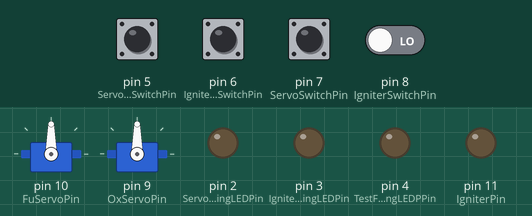
The program below on a simulated Arduino Uno, built with avr-gcc and run on an emulated ATmega328P. Shown: 2 × servo, output pins drawn as LEDs (lit = HIGH). The test bench sets the inputs (shaded band); at power-on: pin 5 (ServoArmingSwitchPin), pin 6 (IgniterArmingSwitchPin), pin 7 (ServoSwitchPin), pin 8 (IgniterSwitchPin) LOW. What the program prints to the serial monitor is not drawn.

Above: at 2.7 s.
2.8 s: pin 5 (ServoArmingSwitchPin) pulled HIGH for 0.15 s
At 2.87 s:
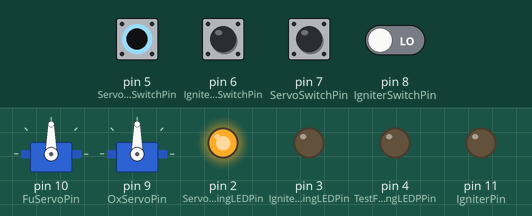
4.4 s: pin 6 (IgniterArmingSwitchPin) pulled HIGH for 0.15 s
At 4.47 s:
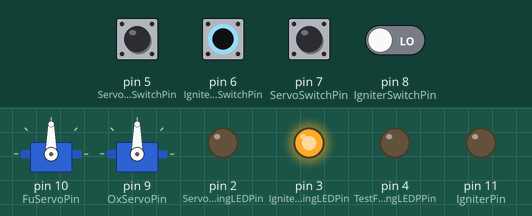
6.0 s: pin 6 (IgniterArmingSwitchPin) pulled HIGH for 3.2 s
At 10.1 s:
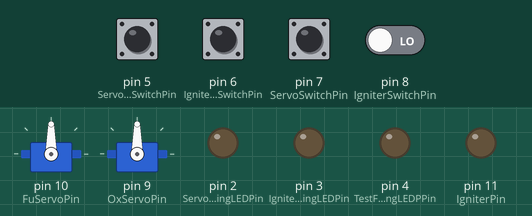
10.7 s: pin 6 (IgniterArmingSwitchPin) driven HIGH and pin 8 (IgniterSwitchPin) driven HIGH
At 11.3 s:
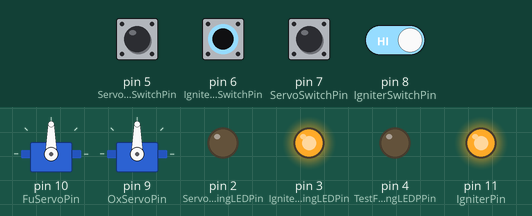
12.2 s: pin 6 (IgniterArmingSwitchPin) driven LOW
At 12.6 s:
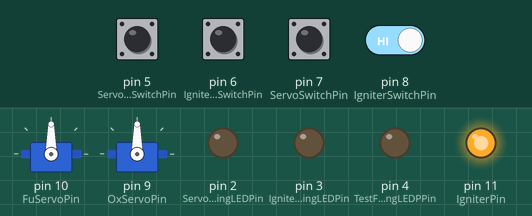
13.7 s: pin 5 (ServoArmingSwitchPin) pulled HIGH for 1 s
At 14.5 s:
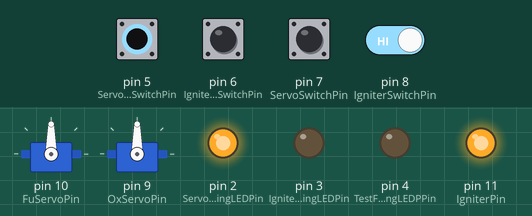
Timing chart, 0 to 16.7 s (numbered marks = the images above; inputs shaded):
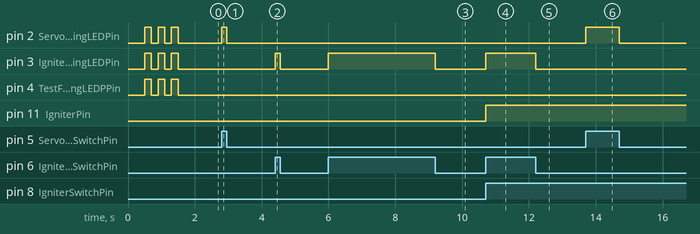

Measured:
- after the input at 2.8 s, pin 2 (ServoArmingLEDPin): LOW → HIGH at once, → LOW 0.15 s later
- after the input at 4.4 s, pin 3 (IgniterArmingLEDPin): LOW → HIGH at once, → LOW 0.15 s later
- after the input at 6.0 s, pin 3 (IgniterArmingLEDPin): LOW → HIGH at once, → LOW 3.2 s later
- after the input at 10.7 s, pin 3 (IgniterArmingLEDPin), pin 11 (IgniterPin): LOW → HIGH at once
- after the input at 12.2 s, pin 3 (IgniterArmingLEDPin): HIGH → LOW at once
- after the input at 13.7 s, pin 2 (ServoArmingLEDPin): LOW → HIGH at once, → LOW 1.0 s later

The program:

main.cpp
```cpp
#include <Arduino.h>
#include <Servo.h>

//servo pins
const uint8_t OxServoPin = 9;
const uint8_t FuServoPin = 10;

//led pins
const uint8_t ServoArmingLEDPin = 2;
const uint8_t IgniterArmingLEDPin = 3;
const uint8_t TestFiringArmingLEDPPin = 4;

//switch pins
const uint8_t ServoArmingSwitchPin = 5;
const uint8_t IgniterArmingSwitchPin = 6;
const uint8_t ServoSwitchPin = 7;
const uint8_t IgniterSwitchPin = 8;
const uint8_t TestFireSwitchPin = 12;

//other pins
const uint8_t IgniterPin = 11;

bool ServoArmed = false;
bool IgniterArmed = false;
bool TestFiringArmed = false;

Servo FuServo;
Servo OxServo;

void setup()
{
  Serial.begin(9600);
  FuServo.attach(FuServoPin);
  OxServo.attach(OxServoPin);

  pinMode(IgniterPin, OUTPUT);
  pinMode(ServoArmingSwitchPin, INPUT);
  pinMode(IgniterArmingSwitchPin, INPUT);
  //pinMode(TestFiringArmingSwitchPin, INPUT);
  pinMode(ServoSwitchPin, INPUT);
  pinMode(IgniterSwitchPin, INPUT);
  pinMode(TestFireSwitchPin, INPUT);

  pinMode(ServoArmingLEDPin, OUTPUT);
  pinMode(IgniterArmingLEDPin, OUTPUT);
  pinMode(TestFiringArmingLEDPPin, OUTPUT);

  delay(500);
  digitalWrite(ServoArmingLEDPin, HIGH);
  digitalWrite(IgniterArmingLEDPin, HIGH);
  digitalWrite(TestFiringArmingLEDPPin, HIGH);
  delay(200);
  digitalWrite(ServoArmingLEDPin, LOW);
  digitalWrite(IgniterArmingLEDPin, LOW);
  digitalWrite(TestFiringArmingLEDPPin, LOW);
  delay(200);
  digitalWrite(ServoArmingLEDPin, HIGH);
  digitalWrite(IgniterArmingLEDPin, HIGH);
  digitalWrite(TestFiringArmingLEDPPin, HIGH);
  delay(200);
  digitalWrite(ServoArmingLEDPin, LOW);
  digitalWrite(IgniterArmingLEDPin, LOW);
  digitalWrite(TestFiringArmingLEDPPin, LOW);
  delay(200);
  digitalWrite(ServoArmingLEDPin, HIGH);
  digitalWrite(IgniterArmingLEDPin, HIGH);
  digitalWrite(TestFiringArmingLEDPPin, HIGH);
  delay(200);
  digitalWrite(ServoArmingLEDPin, LOW);
  digitalWrite(IgniterArmingLEDPin, LOW);
  digitalWrite(TestFiringArmingLEDPPin, LOW);

}

void loop()
{
  //read servo arming button
  uint8_t ServoArmingSwitchState = digitalRead(ServoArmingSwitchPin);
  if (ServoArmingSwitchState == 1)
  {
    ServoArmed = true;
    digitalWrite(ServoArmingLEDPin, HIGH);
  }
  else
  {
    ServoArmed = false;
    digitalWrite(ServoArmingLEDPin, LOW);
  }

  //read igniter arming button
  uint8_t IgniterArmingSwitchState = digitalRead(IgniterArmingSwitchPin);
  if (IgniterArmingSwitchState == 1)
  {
    IgniterArmed = true;
    digitalWrite(IgniterArmingLEDPin, HIGH);
  }
  else
  {
    IgniterArmed = false;
    digitalWrite(IgniterArmingLEDPin, LOW);
  }


  if ((ServoArmed == true) && (IgniterArmed == true))
  {
    TestFiringArmed = true;
    digitalWrite(TestFiringArmingLEDPPin, HIGH);
  }
  else
  {
    TestFiringArmed = false;
    digitalWrite(TestFiringArmingLEDPPin, LOW);
  }

  //Serial.print(ServoArmingSwitchState);Serial.println(IgniterArmingSwitchState);
  //////////////////////////////////////////////////////////////////////////////////////
  //Servo safty logic

  if ((ServoArmed && !(IgniterArmed || TestFiringArmed)) == true)
  {
    uint8_t ServoState = digitalRead(ServoSwitchPin);
    if (ServoState == 1)
    {
      Serial.print("Servo");
      FuServo.write(0);
      OxServo.write(0);
    }
  }
  FuServo.write(90);
  OxServo.write(90);

  //Igniter safty logic
  if ((IgniterArmed && !(ServoArmed || TestFiringArmed)) == true)
  {
    uint8_t IgniterState = digitalRead(IgniterSwitchPin);
    if (IgniterState == 1)
    {
      Serial.print("Igniter");
      digitalWrite(IgniterPin, HIGH);
    }
    else
    {
      digitalWrite(IgniterPin, LOW);
    }
  }

  //Testfiring safty logic
  if (TestFiringArmed == true)
  {
    uint8_t TestFireState = digitalRead(TestFireSwitchPin);
    Serial.print("Test firing armed"); Serial.print(TestFireState);
    if (TestFireState == 1)
    {
      Serial.println("Started test fire!!!");
      FuServo.write(0);
      OxServo.write(0);
      delay(250);
      digitalWrite(IgniterPin, HIGH);
      delay(1000);
      digitalWrite(IgniterPin, LOW);

      //allows for controller to abort test fire by closing the valves if the armed switch is released
      uint64_t StartTime = millis();
      while((TestFiringArmed == true) && ((millis() - StartTime) < 5000))
      {
        Serial.println("Firing!!!!");
        FuServo.write(0);
        OxServo.write(0);

        TestFireState = digitalRead(TestFireSwitchPin);
        if (TestFireState == 1)
        {
          TestFiringArmed = true;
        }
        else
        {
          TestFiringArmed = false;
        }
      }
      FuServo.write(90);
      OxServo.write(90);
      Serial.println("Finished test fire!!!");
      delay(10000);
      while(1);
    }
    else
    {
      FuServo.write(90);
      OxServo.write(90);
      digitalWrite(IgniterPin, LOW);
    }
  }


}
```
